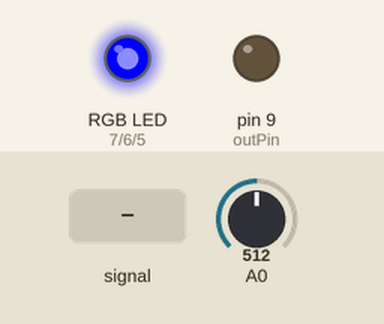
Bench run of a sketch on a simulated Arduino Uno, built with avr-gcc and run on an emulated ATmega328P. On the bench: an RGB LED mixed from three pins (HIGH = lit), output pins drawn as LEDs (lit = HIGH). Dashed ring = blinking. The inputs (shaded band) are chosen by the test bench; at power-on: A0 = 512. Dim RGB values are drawn brighter than linear; what the sketch prints to the serial monitor is not drawn.

Above: at 1.2 s.
1.3 s: A0 fed a 2 Hz sine of ±306 counts around its level
At 1.87 s:
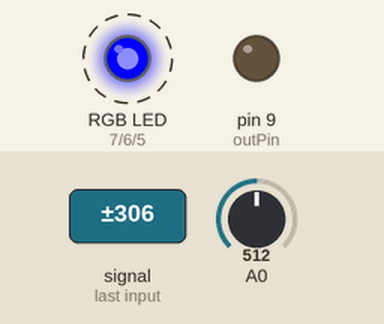
4.3 s: A0 set to 960
At 5.5 s:
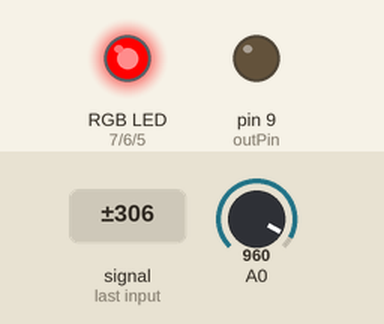
5.8 s: A0 set to 940
At 6.7 s:
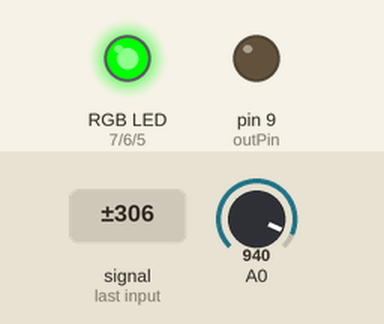
7.8 s: A0 fed a 200 Hz sine of ±81 counts around its level
At 8.9 s:
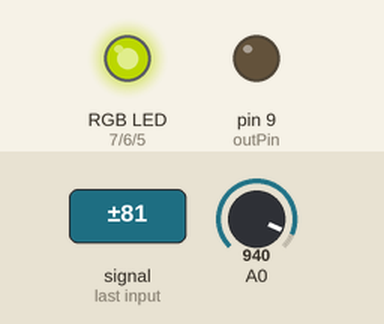
9.3 s: A0 set to 900
At 10.5 s:
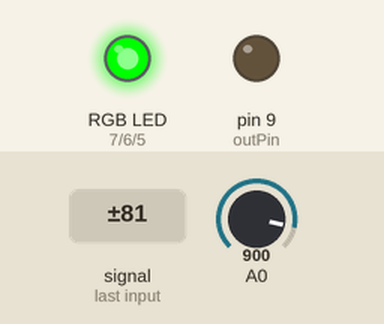
10.8 s: A0 fed a 200 Hz sine of ±81 counts around its level
At 11.1 s:
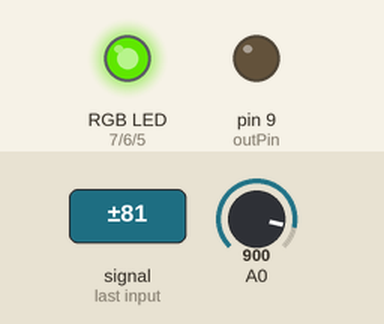
Timing chart, 0 to 13.3 s (numbered marks = the images above; inputs shaded):
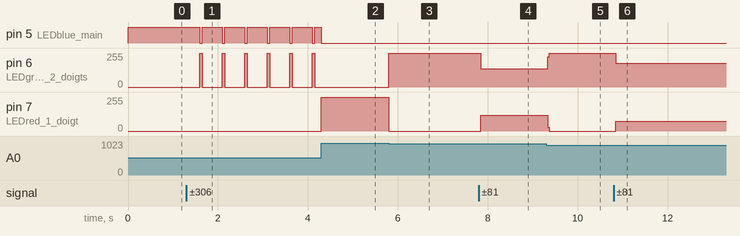

The sketch:

PWM_Freq4.ino
```cpp
//****************************************************************************************
// PWM Square Wave Generator
// VLO 2013-2014
//****************************************************************************************


const int outPin = 9; // output pin
const float maxFreq = 16000000; //max freq supported by Arduino (16MHz)

void setup()
{

  Serial.begin(115200); //for sending A0 pin values

  pinMode(outPin,OUTPUT);        //Signal generator pin
  pinMode(5, OUTPUT);  //LEDblue main
  pinMode(6, OUTPUT); //LEDgreen 2 doigts
  pinMode(7, OUTPUT);  //LEDred 1 doigt

  setFrequency(16000000); //generate a square wave (in this case at 1000Hz)

  //for test
  //Serial.println();
  //Serial.println(ICR1);
  //Serial.println(TCCR1B);
}

void loop()
{


  int val = analogRead(0);
  Serial.write( 0xff );
  Serial.write( (val >> 8) & 0xff );
  Serial.write( val & 0xff );

  if(val<1023 && val>950) // 1 doigt
   {
        digitalWrite(7,HIGH);
        digitalWrite(6,LOW);
        digitalWrite(5,LOW);
   }
   else if (val<950 && val>800) // 2 doigts
   {
        digitalWrite(6,HIGH);
        digitalWrite(5,LOW);
        digitalWrite(7,LOW);
   }
   else if (val<800)  // main
   {
        digitalWrite(5,HIGH);
        digitalWrite(6,LOW);
        digitalWrite(7,LOW);
   }
   else
   {
        digitalWrite(6,LOW);
        digitalWrite(5,LOW);
        digitalWrite(7,LOW);
   }

}

//set frequency (Hz)
//min frequency: 0.24 Hz
//max frequency: 8MHz
void setFrequency(float frequency)
{

  if(frequency >=0.24 || frequency <=8000000)
  {

    TCCR1A=0b10000010;        // Set up frequency generator, mode 14 (Fast PWM)
    //WGM11 = 1, COM1A1 = 1
    //Fast PWM: TOP=ICR1, update of OCR1x=BOTTOM, TOV1 Flag Set on TOP


    unsigned int v=0;
    int indscale=0;
    float prescale[] = {1.0,8.0,64.0,256.0,1024.0};
    float period=1/frequency;

    while(v==0)
    {
      float curfreq=maxFreq/prescale[indscale];
      float tickperiod=1/curfreq;
      float nbtick=period/tickperiod;

      if(nbtick>65535)
      {
        indscale=indscale+1;
      }
      else
      {
        v=nbtick;
      }

    }

    int c=prescale[indscale];

     switch (c) {

         case 1: TCCR1B=0b00011001; break;
         case 8: TCCR1B=0b00011010; break;
         case 64: TCCR1B=0b00011011; break;
         case 256: TCCR1B=0b00011100; break;
         case 1024: TCCR1B=0b00011101; break;
         default: TCCR1B=0b00011000;
     }

    //WGM12 = 1, WGM13 = 1

    //three last bit of TCCR1B:    CS12   CS11   CS10
    // 0: no clock (timer stopped)  0      0      0
    // clk/1: no prescaling         0      0      1
    // clk/8                        0      1      0
    // clk/64                       0      1      1
    // clk/256                      1      0      0
    // clk/1024                     1      0      1


    ICR1=v; //pulse duration = ICR1 value x time per counter tick

    //for 16Mhz (chip frequency)
    //Prescale	Time per counter tick
    //1	        0.0625 uS
    //8	        0.5 uS
    //64	4 uS
    //256	16 uS
    //1024	64uS

    OCR1A=v/2; //Output Compare Register //low state

  }


}
```

Measured:
- after the input at 1.3 s, pin 5 (LEDblue_main): alternates HIGH for 0.44 s and LOW for 0.06 s, starting after 0.30 s; pin 6 (LEDgreen_2_doigts): alternates 255/255 for 0.05 s and 0/255 for 0.45 s, starting after 0.30 s
- after the input at 4.3 s, pin 6 (LEDgreen_2_doigts): stops changing and stays 0/255; pin 7 (LEDred_1_doigt): 0/255 → 255/255 at once
- after the input at 5.8 s, pin 6 (LEDgreen_2_doigts): 0/255 → 255/255 at once; pin 7 (LEDred_1_doigt): 255/255 → 0/255 at once
- after the input at 7.8 s, pin 6 (LEDgreen_2_doigts): 255/255 → 136/255 after 0.05 s; pin 7 (LEDred_1_doigt): 0/255 → 118/255 after 0.05 s
- after the input at 9.3 s, pin 6 (LEDgreen_2_doigts): 136/255 → 255/255 at once; pin 7 (LEDred_1_doigt): 118/255 → 0/255 at once
- after the input at 10.8 s, pin 6 (LEDgreen_2_doigts): 255/255 → 180/255 after 0.05 s; pin 7 (LEDred_1_doigt): 0/255 → 74/255 after 0.05 s
